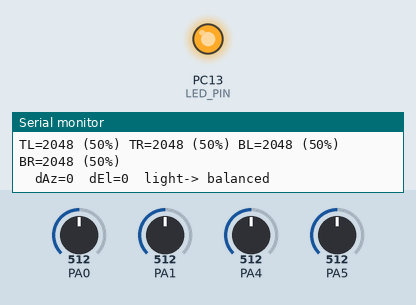
Bench run of a sketch on a simulated STM32 Blue Pill. Shown: output pins drawn as LEDs (lit = HIGH), the last lines printed to the serial monitor. The test bench sets the inputs (shaded band); at power-on: PA0 = 512, PA4 = 512, PA1 = 512, PA5 = 512 (analog values on the 0–1023 scale).

Above: at 1.4 s.
1.5 s: PA0 set to 716
At 3.08 s:
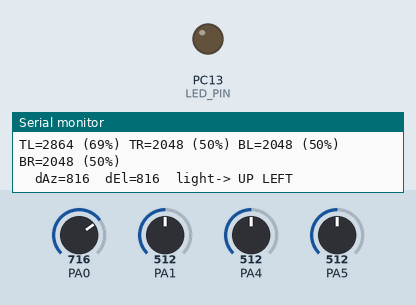
4.5 s: PA4 set to 992
10.5 s: PA0 set to 949
13.5 s: PA0 set to 975
16.5 s: PA4 set to 963
At 19.2 s:
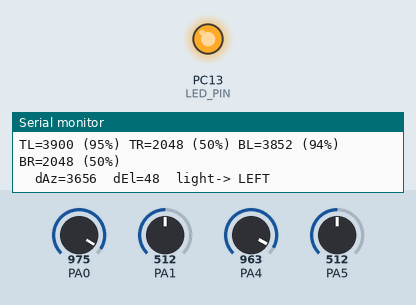
19.5 s: PA4 set to 931
Timing chart, 0 to 22.7 s (numbered marks = the images above; inputs shaded):
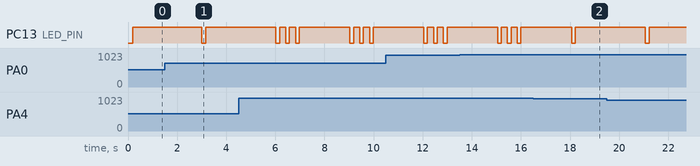

The sketch:

LDR_Test.ino
```cpp
/*
 * LDR test - STM32F103 (Blue Pill)
 * ------------------------------------------------------------------
 * Standalone check for the four quadrant LDRs used by the solar
 * tracker. It averages each sensor, tracks min/max since the last
 * reset, prints a report plus a direction verdict on the debug
 * serial, and blinks the on-board LED as a code for the brightest
 * sensor so it still reports with no serial attached.
 *
 * Target : STM32F103C8/CB (Blue Pill), STM32duino core
 * Build  : arduino-cli compile --fqbn STMicroelectronics:stm32:GenF1:pnum=BLUEPILL_F103CB
 * Flash  : via the ESP8266 SWD probe (see host/flash_stm32.py)
 *
 * Pin map
 *   LDR top-left     PA0   (ADC1_IN0)   3.3V -- LDR -- pin -- 10k -- GND
 *   LDR top-right    PA1   (ADC1_IN1)
 *   LDR bottom-left  PA4   (ADC1_IN4)
 *   LDR bottom-right PA5   (ADC1_IN5)
 *   Debug serial     PA9 (TX) / PA10 (RX)   USART1, 115200
 *   Status LED       PC13  (active low, on-board)
 *     blink 1 = TL, 2 = TR, 3 = BL, 4 = BR, 5 = balanced
 */

/* ---------------- Pin map ---------------- */
#define LDR_TL_PIN   PA0
#define LDR_TR_PIN   PA1
#define LDR_BL_PIN   PA4
#define LDR_BR_PIN   PA5
#define LED_PIN      PC13

/* ---------------- Tunables ---------------- */
#define SERIAL_BAUD       115200
#define LDR_SAMPLES       32      /* ADC averages per reading            */
#define LDR_SETTLE_US     200     /* settle delay between samples        */
#define BALANCE_BAND      100     /* within this = "balanced"            */
#define PRINT_MS          500     /* serial report period (ms)           */
#define BLINK_MS          3000    /* LED blink-code period (ms)          */
#define WARN_LOW          20      /* near 0    -> GND short / LDR open   */
#define WARN_HIGH         4075    /* near 4095 -> 10k missing / LDR short*/
#define FLAT_RANGE        30      /* "barely changes" note threshold     */
#define FLAT_AFTER_MS     15000

/* ---------------- Globals ---------------- */
const uint8_t LDR_PINS[4]  = { LDR_TL_PIN, LDR_TR_PIN, LDR_BL_PIN, LDR_BR_PIN };
const char *  LDR_NAMES[4] = { "TL", "TR", "BL", "BR" };

uint16_t val[4];
uint16_t vmin[4] = { 4095, 4095, 4095, 4095 };
uint16_t vmax[4] = { 0, 0, 0, 0 };

uint32_t lastPrint = 0;
uint32_t lastBlink = 0;

/* ---------------- Helpers ---------------- */
static uint16_t readAvg(uint8_t pin)
{
  uint32_t acc = 0;
  for (int i = 0; i < LDR_SAMPLES; i++) {
    acc += analogRead(pin);
    delayMicroseconds(LDR_SETTLE_US);
  }
  return (uint16_t)(acc / LDR_SAMPLES);
}

static void blinkCode(int n)
{
  for (int i = 0; i < n; i++) {
    digitalWrite(LED_PIN, LOW);   /* LED on  (active low) */
    delay(150);
    digitalWrite(LED_PIN, HIGH);  /* LED off */
    delay(250);
  }
}

/* ---------------- Setup ---------------- */
void setup()
{
  Serial.begin(SERIAL_BAUD);
  delay(200);

  pinMode(LED_PIN, OUTPUT);
  digitalWrite(LED_PIN, HIGH);    /* LED off (active low) */

  analogReadResolution(12);
  for (int i = 0; i < 4; i++)
    pinMode(LDR_PINS[i], INPUT_ANALOG);

  Serial.println();
  Serial.println(F("=== LDR test ==="));
  Serial.println(F("Cover each LDR in turn. Higher value = more light."));
  Serial.println(F("Send 'r' to reset min/max."));
}

/* ---------------- Main loop ---------------- */
void loop()
{
  /* 1. Sample all four sensors and track min/max */
  for (int i = 0; i < 4; i++) {
    val[i] = readAvg(LDR_PINS[i]);
    if (val[i] < vmin[i]) vmin[i] = val[i];
    if (val[i] > vmax[i]) vmax[i] = val[i];
  }

  /* 2. 'r' resets the min/max window */
  while (Serial.available()) {
    if (Serial.read() == 'r') {
      for (int i = 0; i < 4; i++) { vmin[i] = 4095; vmax[i] = 0; }
      Serial.println(F("min/max reset"));
    }
  }

  /* 3. Brightest / dimmest and balance */
  int bright = 0, dim = 0;
  for (int i = 1; i < 4; i++) {
    if (val[i] > val[bright]) bright = i;
    if (val[i] < val[dim])    dim    = i;
  }
  bool balanced = (val[bright] - val[dim]) < BALANCE_BAND;

  /* 4. Direction errors (same formulas as the tracker) */
  int azErr = (val[0] + val[2]) - (val[1] + val[3]);   /* + = light on left   */
  int elErr = (val[0] + val[1]) - (val[2] + val[3]);   /* + = light is higher */

  /* 5. Report */
  if (millis() - lastPrint >= PRINT_MS) {
    lastPrint = millis();

    for (int i = 0; i < 4; i++) {
      Serial.print(LDR_NAMES[i]); Serial.print('=');
      Serial.print(val[i]);
      Serial.print(F(" ("));
      Serial.print(val[i] * 100 / 4095);
      Serial.print(F("%) "));
    }
    Serial.println();

    Serial.print(F("  dAz=")); Serial.print(azErr);
    Serial.print(F("  dEl=")); Serial.print(elErr);
    Serial.print(F("  light->"));
    if (balanced) {
      Serial.println(F(" balanced"));
    } else {
      Serial.print(elErr >  BALANCE_BAND ? " UP"   : (elErr < -BALANCE_BAND ? " DOWN"  : ""));
      Serial.print(azErr >  BALANCE_BAND ? " LEFT" : (azErr < -BALANCE_BAND ? " RIGHT" : ""));
      Serial.println();
    }

    /* Wiring checks */
    for (int i = 0; i < 4; i++) {
      if (val[i] < WARN_LOW)
        { Serial.print(F("  WARN ")); Serial.print(LDR_NAMES[i]); Serial.println(F(": near 0 -> pin shorted to GND or LDR open/dark")); }
      if (val[i] > WARN_HIGH)
        { Serial.print(F("  WARN ")); Serial.print(LDR_NAMES[i]); Serial.println(F(": near 4095 -> 10k resistor missing or LDR shorted")); }
      if (vmax[i] - vmin[i] > 0 && vmax[i] - vmin[i] < FLAT_RANGE && millis() > FLAT_AFTER_MS)
        { Serial.print(F("  NOTE ")); Serial.print(LDR_NAMES[i]); Serial.println(F(": barely changes - cover it with your hand to test")); }
    }
    Serial.println();
  }

  /* 6. LED blink code (works without serial) */
  if (millis() - lastBlink >= BLINK_MS) {
    lastBlink = millis();
    blinkCode(balanced ? 5 : bright + 1);
  }
}
```

Measured:
- after the input at 1.5 s, PC13 (LED_PIN): goes on until 3.2 s, then stays HIGH
- after the input at 16.5 s, PC13 (LED_PIN): goes on until 18.2 s, then stays HIGH
